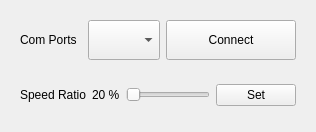
    <widget class="QWidget" name="Settings_Tab">
     <property name="styleSheet">
      <string notr="true">
# setting_tap{
    background-color: #f69322;  /* Background color for the first tab */
    color: blue;  /* Text color for the first tab */
}</string>
     </property>
     <attribute name="title">
      <string>Settings</string>
     </attribute>
     <layout class="QVBoxLayout" name="verticalLayout">
      <item>
       <widget class="QFrame" name="frame_1">
        <property name="frameShape">
         <enum>QFrame::NoFrame</enum>
        </property>
        <layout class="QHBoxLayout" name="horizontalLayout_5">
         <item>
          <widget class="QLabel" name="ComsLabel">
           <property name="sizePolicy">
            <sizepolicy hsizetype="Minimum" vsizetype="Maximum">
             <horstretch>0</horstretch>
             <verstretch>0</verstretch>
            </sizepolicy>
           </property>
           <property name="maximumSize">
            <size>
             <width>170</width>
             <height>60</height>
            </size>
           </property>
           <property name="styleSheet">
            <string notr="true"/>
           </property>
           <property name="lineWidth">
            <number>1</number>
           </property>
           <property name="text">
            <string>Com Ports</string>
           </property>
           <property name="textFormat">
            <enum>Qt::PlainText</enum>
           </property>
           <property name="scaledContents">
            <bool>false</bool>
           </property>
          </widget>
         </item>
         <item>
          <widget class="QComboBox" name="ComsMenu">
           <property name="sizePolicy">
            <sizepolicy hsizetype="Preferred" vsizetype="Maximum">
             <horstretch>0</horstretch>
             <verstretch>0</verstretch>
            </sizepolicy>
           </property>
           <property name="minimumSize">
            <size>
             <width>0</width>
             <height>40</height>
            </size>
           </property>
           <property name="styleSheet">
            <string notr="true">QFrame{
	border: 2px solid #e7e7e7;
	border-radius : 5px;
	font: bold; 
	font-family: arial;
	font-size: 20px;
	background-color: #1d282b;
	padding: 10px;
}</string>
           </property>
          </widget>
         </item>
         <item>
          <widget class="QPushButton" name="main_connect">
           <property name="enabled">
            <bool>true</bool>
           </property>
           <property name="sizePolicy">
            <sizepolicy hsizetype="Minimum" vsizetype="Maximum">
             <horstretch>0</horstretch>
             <verstretch>0</verstretch>
            </sizepolicy>
           </property>
           <property name="minimumSize">
            <size>
             <width>130</width>
             <height>40</height>
            </size>
           </property>
           <property name="styleSheet">
            <string notr="true"/>
           </property>
           <property name="text">
            <string>Connect</string>
           </property>
          </widget>
         </item>
        </layout>
       </widget>
      </item>
      <item>
       <widget class="QFrame" name="frame_2">
        <property name="frameShape">
         <enum>QFrame::NoFrame</enum>
        </property>
        <layout class="QHBoxLayout" name="horizontalLayout_6">
         <item>
          <widget class="QLabel" name="Speed_ratioLabel_2">
           <property name="sizePolicy">
            <sizepolicy hsizetype="Minimum" vsizetype="Maximum">
             <horstretch>0</horstretch>
             <verstretch>0</verstretch>
            </sizepolicy>
           </property>
           <property name="maximumSize">
            <size>
             <width>16777215</width>
             <height>16777215</height>
            </size>
           </property>
           <property name="styleSheet">
            <string notr="true"/>
           </property>
           <property name="lineWidth">
            <number>1</number>
           </property>
           <property name="text">
            <string>Speed Ratio</string>
           </property>
           <property name="textFormat">
            <enum>Qt::PlainText</enum>
           </property>
           <property name="scaledContents">
            <bool>false</bool>
           </property>
          </widget>
         </item>
         <item>
          <widget class="QLabel" name="speed_percentages">
           <property name="text">
            <string>20 %</string>
           </property>
          </widget>
         </item>
         <item>
          <widget class="QSlider" name="horizontalSlider">
           <property name="maximum">
            <number>100</number>
           </property>
           <property name="orientation">
            <enum>Qt::Horizontal</enum>
           </property>
          </widget>
         </item>
         <item>
          <widget class="QPushButton" name="Set_velocity_button">
           <property name="text">
            <string>Set</string>
           </property>
          </widget>
         </item>
        </layout>
       </widget>
      </item>
      <item>
       <widget class="QFrame" name="frame_3">
        <property name="frameShape">
         <enum>QFrame::NoFrame</enum>
        </property>
        <widget class="QLabel" name="ComsLabel_3">
         <property name="geometry">
          <rect>
           <x>10</x>
           <y>50</y>
           <width>186</width>
           <height>55</height>
          </rect>
         </property>
         <property name="sizePolicy">
          <sizepolicy hsizetype="Minimum" vsizetype="Maximum">
           <horstretch>0</horstretch>
           <verstretch>0</verstretch>
          </sizepolicy>
         </property>
         <property name="maximumSize">
          <size>
           <width>16777215</width>
           <height>16777215</height>
          </size>
         </property>
         <property name="styleSheet">
          <string notr="true"/>
         </property>
         <property name="lineWidth">
          <number>1</number>
         </property>
         <property name="text">
          <string>Set Position</string>
         </property>
         <property name="textFormat">
          <enum>Qt::PlainText</enum>
         </property>
         <property name="scaledContents">
          <bool>false</bool>
         </property>
        </widget>
        <widget class="QWidget" name="layoutWidget">
         <property name="geometry">
          <rect>
           <x>250</x>
           <y>10</y>
           <width>791</width>
           <height>141</height>
          </rect>
         </property>
         <layout class="QVBoxLayout" name="verticalLayout_8">
          <item>
           <layout class="QHBoxLayout" name="horizontalLayout">
            <item>
             <widget class="QPushButton" name="J1_SetPose">
              <property name="text">
               <string>J1 = </string>
              </property>
             </widget>
            </item>
            <item>
             <widget class="QPushButton" name="J3_SetPose">
              <property name="text">
               <string>J3 = </string>
              </property>
             </widget>
            </item>
            <item>
             <widget class="QPushButton" name="J2_SetPose">
              <property name="text">
               <string>J2 = </string>
              </property>
             </widget>
            </item>
            <item>
             <widget class="QPushButton" name="J4_SetPose">
              <property name="text">
               <string>J4 = </string>
              </property>
             </widget>
            </item>
            <item>
             <widget class="QPushButton" name="J5_SetPose">
              <property name="text">
               <string>J5 = </string>
              </property>
             </widget>
            </item>
            <item>
             <widget class="QPushButton" name="J6_SetPose">
              <property name="text">
               <string>J6 = </string>
              </property>
             </widget>
            </item>
           </layout>
          </item>
          <item>
           <layout class="QHBoxLayout" name="horizontalLayout_2">
            <item>
             <widget class="QSpinBox" name="J1_set_box_SetPose">
              <property name="alignment">
               <set>Qt::AlignCenter</set>
              </property>
             </widget>
            </item>
            <item>
             <widget class="QSpinBox" name="J2_set_box_SetPose">
              <property name="alignment">
               <set>Qt::AlignCenter</set>
              </property>
             </widget>
            </item>
            <item>
             <widget class="QSpinBox" name="J3_set_box_SetPose">
              <property name="alignment">
               <set>Qt::AlignCenter</set>
              </property>
             </widget>
            </item>
            <item>
             <widget class="QSpinBox" name="J4_set_box_SetPose">
              <property name="alignment">
               <set>Qt::AlignCenter</set>
              </property>
             </widget>
            </item>
            <item>
             <widget class="QSpinBox" name="J5_set_box_SetPose">
              <property name="alignment">
               <set>Qt::AlignCenter</set>
              </property>
             </widget>
            </item>
            <item>
             <widget class="QSpinBox" name="J6_set_box_SetPose">
              <property name="alignment">
               <set>Qt::AlignCenter</set>
              </property>
             </widget>
            </item>
           </layout>
          </item>
         </layout>
        </widget>
       </widget>
      </item>
     </layout>
    </widget>
